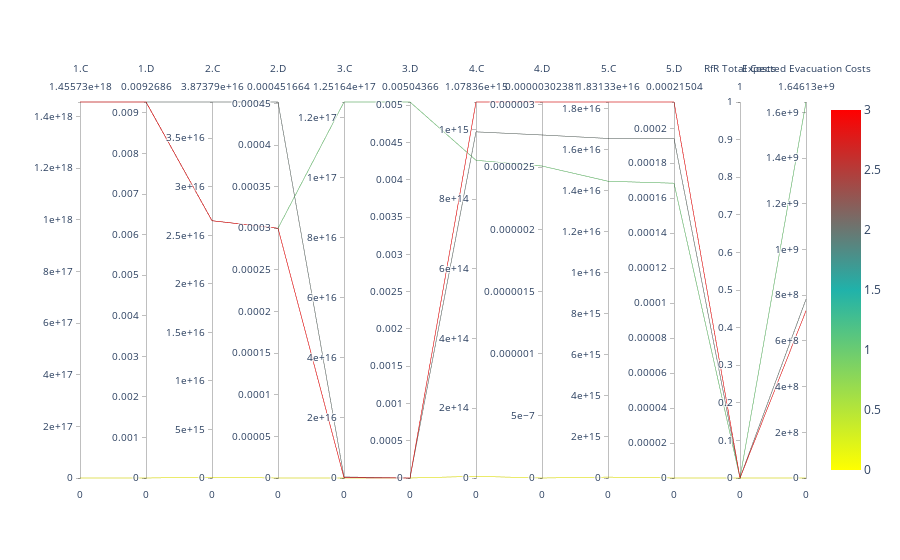

This figure's notebook cell:
### Code cell
import plotly.express as px
import plotly.graph_objects as go
fig = go.Figure(data=
    go.Parcoords(line = dict(color = data['policy'],
                   colorscale = [[0,'yellow'],[0.5,'lightseagreen'],[1,'red']], showscale=True),
                   dimensions= dimensionlist
                             ))
fig.show()

### Figure 1 — Plotly figure (JSON) as saved in the notebook; plotly's stock layout.template omitted (floating-point values rounded to 4 significant figures)
{"data": [{"dimensions": [{"label": "1.C", "range": [0, 1455731637579702300], "tickformat": "~g", "values": [0, 1455731637579702300, 1455731637579702300, 1455731637579702300]}, {"label": "1.D", "range": [0, 0.009269], "tickformat": "~g", "values": [0, 0.009269, 0.009269, 0.009269]}, {"label": "2.C", "range": [0, 38737888483781030], "tickformat": "~g", "values": [84570000000000.0, 26507251575479856, 38737888483781030, 26507251575479856]}, {"label": "2.D", "range": [0, 0.0004517], "tickformat": "~g", "values": [1.121e-11, 0.0003, 0.0004517, 0.0003]}, {"label": "3.C", "range": [0, 125164274327437360], "tickformat": "~g", "values": [5.742, 125164274327437360, 344400000000000.0, 96890000000000.0]}, {"label": "3.D", "range": [0, 0.005044], "tickformat": "~g", "values": [0, 0.005044, 7.714e-08, 5.446e-09]}, {"label": "4.C", "range": [0, 1078000000000000.0], "tickformat": "~g", "values": [4842000000000.0, 911200000000000.0, 992800000000000.0, 1078000000000000.0]}, {"label": "4.D", "range": [0, 3.024e-06], "tickformat": "~g", "values": [4.008e-13, 2.509e-06, 2.759e-06, 3.024e-06]}, {"label": "5.C", "range": [0, 18313259422396104], "tickformat": "~g", "values": [42850000000000.0, 14454935133227152, 16536974099048858, 18313259422396104]}, {"label": "5.D", "range": [0, 0.000215], "tickformat": "~g", "values": [2.698e-11, 0.0001686, 0.0001942, 0.000215]}, {"label": "RfR Total Costs", "range": [0, 1], "tickformat": "~g", "values": [0, 0, 0, 0]}, {"label": "Expected Evacuation Costs", "range": [0, 1646000000.0], "tickformat": "~g", "values": [19.59, 1646000000.0, 782300000.0, 732400000.0]}], "line": {"color": [0, 1, 2, 3], "colorscale": [[0, "yellow"], [0.5, "lightseagreen"], [1, "red"]], "showscale": true}, "type": "parcoords"}], "layout": {}}
